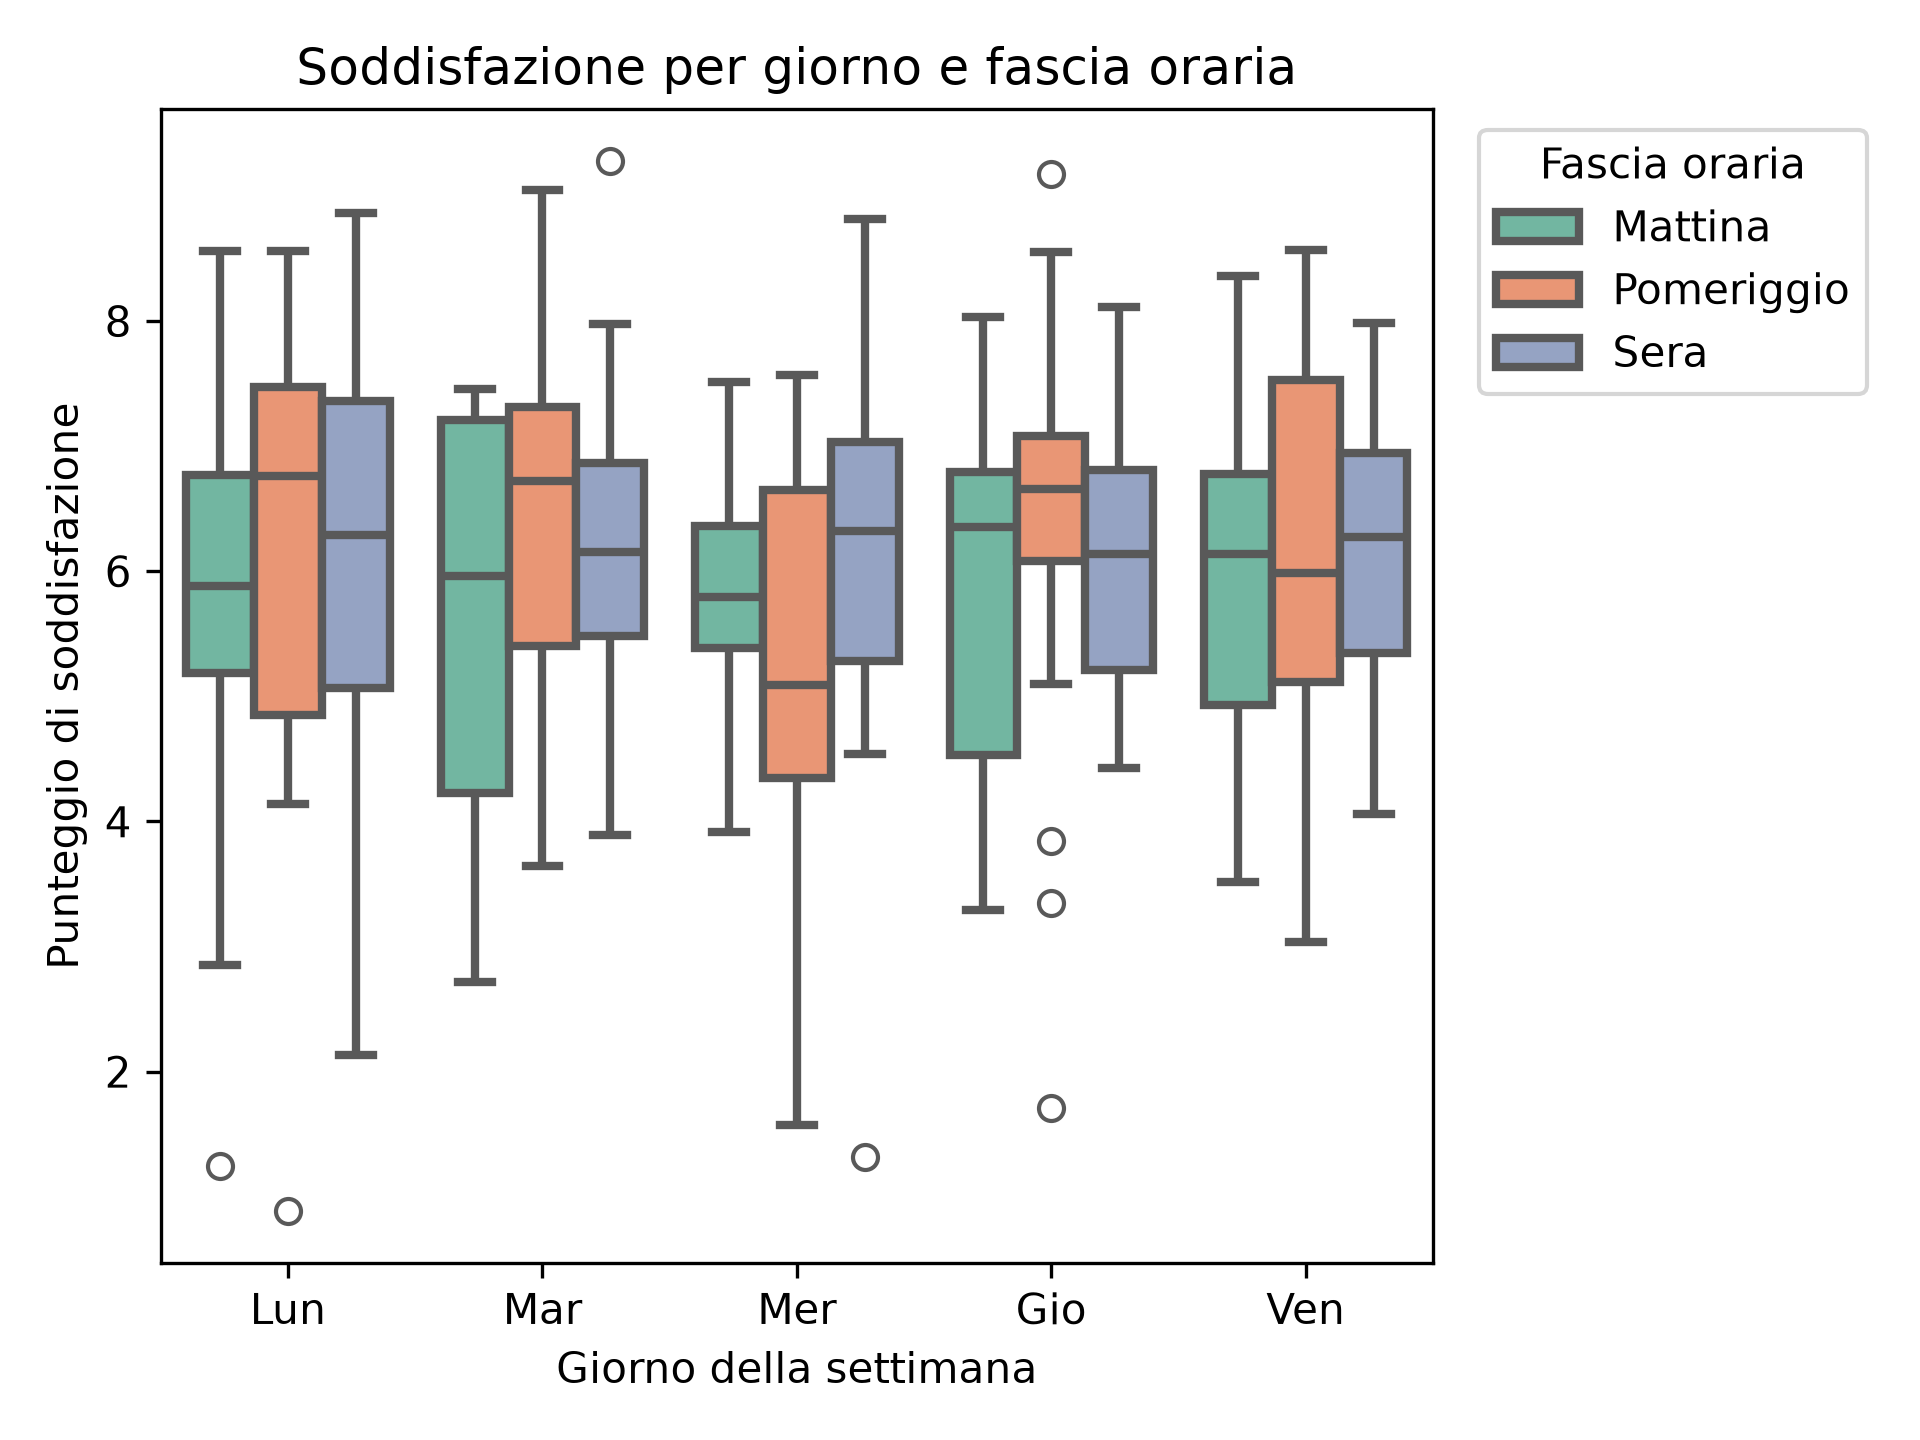

Here is the Python script that generated this plot:
# Importazione delle librerie
import pandas as pd
import numpy as np
import seaborn as sns
import matplotlib.pyplot as plt

# Impostiamo il seme per ottenere sempre gli stessi dati casuali
np.random.seed(42)

# Definiamo i giorni della settimana
giorni = ["Lun", "Mar", "Mer", "Gio", "Ven"]

# Definiamo le tre fasce orarie
fasce = ["Mattina", "Pomeriggio", "Sera"]

# CREAZIONE DEL DATASET

data = {
    # Assegniamo casualmente un giorno a ciascuna osservazione
    "giorno": np.random.choice(giorni, 300),

    # Assegniamo casualmente una fascia oraria
    "fascia": np.random.choice(fasce, 300),

    # Generiamo 300 punteggi di soddisfazione:
    # 100 valori con media 7 e deviazione standard 1
    # 100 valori con media 5 e deviazione standard 1.5
    # 100 valori con media 6 e deviazione standard 0.8
    "soddisfazione": np.concatenate([
        np.random.normal(7, 1, 100),
        np.random.normal(5, 1.5, 100),
        np.random.normal(6, 0.8, 100)
    ])
}

# Convertiamo il dizionario in un DataFrame Pandas
df = pd.DataFrame(data)


# PRIMO GRAFICO: BOXPLOT

sns.boxplot(
    data=df,                    # DataFrame utilizzato
    x="giorno",                 # Giorni sull'asse X
    y="soddisfazione",           # Punteggi sull'asse Y
    hue="fascia",               # Distingue le fasce orarie
    palette="Set2",             # Palette di colori
    linewidth=2,                # Spessore delle linee dei box
    order=["Lun", "Mar", "Mer", "Gio", "Ven"],  # Ordine dei giorni
    hue_order=["Mattina", "Pomeriggio", "Sera"]  # Ordine delle fasce
)

# Personalizzazione del grafico
plt.title("Soddisfazione per giorno e fascia oraria")
plt.xlabel("Giorno della settimana")
plt.ylabel("Punteggio di soddisfazione")

# Posizioniamo la legenda all'esterno, sulla destra
plt.legend(
    title="Fascia oraria",
    bbox_to_anchor=(1.02, 1),
    loc="upper left"
)

# Sistemiamo gli spazi e salviamo il grafico
plt.tight_layout()
plt.savefig("esercizio1.png", dpi=300)
plt.show()


# SECONDO GRAFICO: VIOLINPLOT

# Creiamo una nuova figura indipendente
plt.figure(figsize=(10, 6))

sns.violinplot(
    data=df,                    # DataFrame utilizzato
    x="giorno",                 # Giorni sull'asse X
    y="soddisfazione",           # Punteggi sull'asse Y
    hue="fascia",               # Distingue le fasce orarie
    palette="Set2",             # Palette di colori
    split=True,                 # Divide i violini per confrontare i gruppi
    inner="quartile",            # Mostra mediana e quartili all'interno
    order=["Lun", "Mar", "Mer", "Gio", "Ven"],
    hue_order=["Mattina", "Pomeriggio", "Sera"]
)

# Personalizzazione del grafico
plt.title("Distribuzione della soddisfazione per giorno e fascia")
plt.xlabel("Giorno della settimana")
plt.ylabel("Punteggio di soddisfazione")

# Aggiungiamo la legenda all'esterno
plt.legend(
    title="Fascia oraria",
    bbox_to_anchor=(1.02, 1),
    loc="upper left"
)

# Sistemiamo gli spazi e salviamo
plt.tight_layout()
plt.savefig("esercizio1_violin.png", dpi=300)
plt.show()
